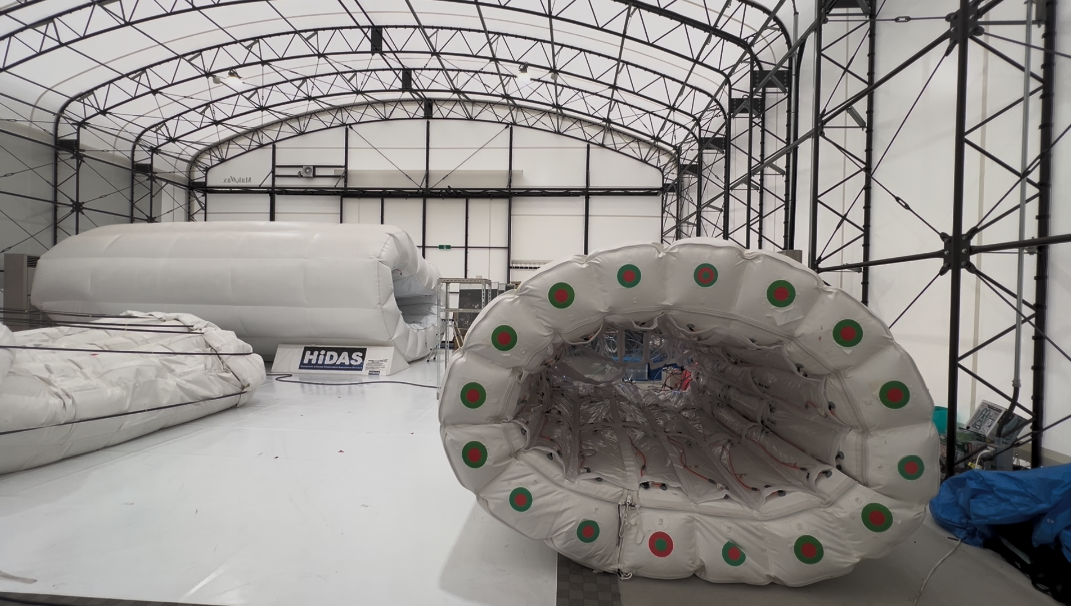
#> input picture study/images/q17.png, 1071 x 606 px, found by its file name
$ python detect_photo.py
#> lines starting #> are read from the running program, lines starting #| are printed output that depends on the picture; after the words box and inside, x2 and y2 are one past the last pixel; in counts of white or black regions, pixels touching at a corner belong together
## マーカー検出コード（入力出力：画像　角度も描画）

import cv2
import numpy as np
import math


def find_circles(mask, MIN_AREA):
    contours, _ = cv2.findContours(mask, cv2.RETR_EXTERNAL, cv2.CHAIN_APPROX_SIMPLE)
    circles = []

    for cnt in contours:
        area = cv2.contourArea(cnt)
        if area < MIN_AREA:
            continue

        (x, y), r = cv2.minEnclosingCircle(cnt)
        circles.append(((int(x), int(y)), r))

    return circles


def get_color_name(hsv_pixel):
    h, s, v = hsv_pixel

    if s < 50 or v < 50:
        return "unknown"

    if (0 <= h <= 5) or (177 <= h <= 180):
        return "red"

    if 55 <= h <= 80:
        return "green"

    return "unknown"


def majority_color(colors):
    red = colors.count("red")
    green = colors.count("green")

    if red > green:
        return "red"
    elif green > red:
        return "green"
    return "unknown"


def sample_color_at_radius(hsv, center, radius):
    cx, cy = center
    height, width = hsv.shape[:2]

    angles = [0, 45, 90, 135, 180, 225, 270, 315]
    colors = []

    for deg in angles:
        rad = math.radians(deg)
        x = int(cx + math.cos(rad) * radius)
        y = int(cy + math.sin(rad) * radius)

        if 0 <= x < width and 0 <= y < height:
            colors.append(get_color_name(hsv[y, x]))

    return majority_color(colors)


def judge_marker_type(hsv, center, outer_radius):
    inner_color = sample_color_at_radius(hsv, center, outer_radius * 0.18)
    middle_color = sample_color_at_radius(hsv, center, outer_radius * 0.48)
    outer_color = sample_color_at_radius(hsv, center, outer_radius * 0.78)

    # 基準ID9：内緑・中赤・外緑
    if inner_color == "green" and middle_color == "red" and outer_color == "green":
        marker_type = 9

    # 基準ID1：内緑・外赤
    elif inner_color == "green" and outer_color == "red":
        marker_type = 1

    # 通常マーカー：内赤・外緑
    elif inner_color == "red" and outer_color == "green":
        marker_type = 0

    else:
        marker_type = -1

    return marker_type, inner_color, middle_color, outer_color


def angle_from_center(point, hid_center):
    x, y = point
    cx, cy = hid_center

    # 画像座標はy軸が下向きなので、数学座標として扱う
    return math.atan2(-(y - cy), x - cx)


def assign_ids_by_order(markers):
    if len(markers) == 0:
        return markers, None

    # HIDAS中心
    hid_cx = sum(m["center"][0] for m in markers) / len(markers)
    hid_cy = sum(m["center"][1] for m in markers) / len(markers)
    hid_center = (hid_cx, hid_cy)

    for m in markers:
        m["angle"] = angle_from_center(m["center"], hid_center)
        m["angle_deg"] = math.degrees(m["angle"])

    # 角度順に並べる
    markers_sorted = sorted(markers, key=lambda m: m["angle"])

    base_index = None
    base_id = None

    # ID1を優先して基準にする
    for i, m in enumerate(markers_sorted):
        if m["type"] == 1:
            base_index = i
            base_id = 1
            break

    # ID1が見えなければID9を基準にする
    if base_index is None:
        for i, m in enumerate(markers_sorted):
            if m["type"] == 9:
                base_index = i
                base_id = 9
                break

    # ID1もID9も見えない場合
    if base_index is None:
        for m in markers_sorted:
            m["assigned_id"] = -1
        return markers_sorted, hid_center

    n = len(markers_sorted)

    for i in range(n):
        m = markers_sorted[i]

        # 検出できたID1とID9は絶対固定
        if m["type"] == 1:
            m["assigned_id"] = 1
            continue

        if m["type"] == 9:
            m["assigned_id"] = 9
            continue

        # 時計回り(CW)にIDを補完
        offset = (base_index - i) % n
        assigned_id = ((base_id - 1 + offset) % 16) + 1
        m["assigned_id"] = assigned_id

    return markers_sorted, hid_center


# =========================
# パラメータ
# =========================
MAX_CENTER_DISTANCE = 8
RADIUS_RATIO_MIN = 0.2
RADIUS_RATIO_MAX = 0.8
MIN_AREA = 15

# =========================
# 入力画像
# =========================
input_path = "q17.png"
output_path = "output_marker_result.jpg"

image = cv2.imread(input_path)
#> image is the input picture: shape (606, 1071, 3); mean B, G, R 140.1, 142.7, 145.9
if image is None:
    raise FileNotFoundError(f"入力画像が見つかりません: {input_path}")

hsv = cv2.cvtColor(image, cv2.COLOR_BGR2HSV)
#> hsv: shape (606, 1071, 3); mean H, S, V 41, 19.6, 147.1

# 赤色マスク
red1 = cv2.inRange(hsv, (0, 100, 0), (5, 255, 255))
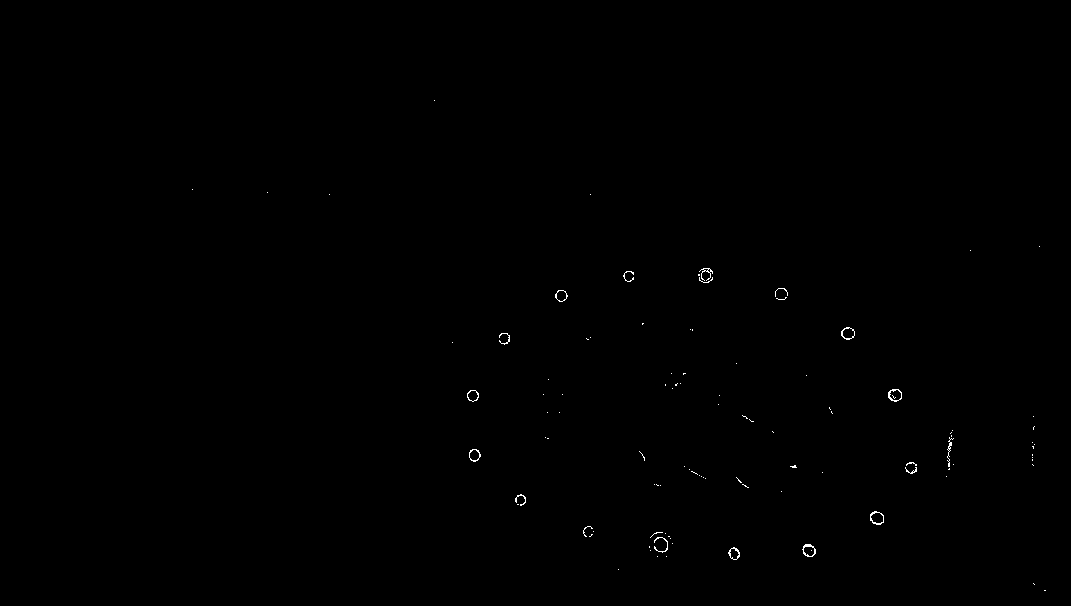
#> red1: shape (606, 1071); 0.16% white in thin lines or dots, all inside (x1, y1, x2, y2) = (192, 100, 1046, 591)
red2 = cv2.inRange(hsv, (177, 100, 0), (180, 255, 255))
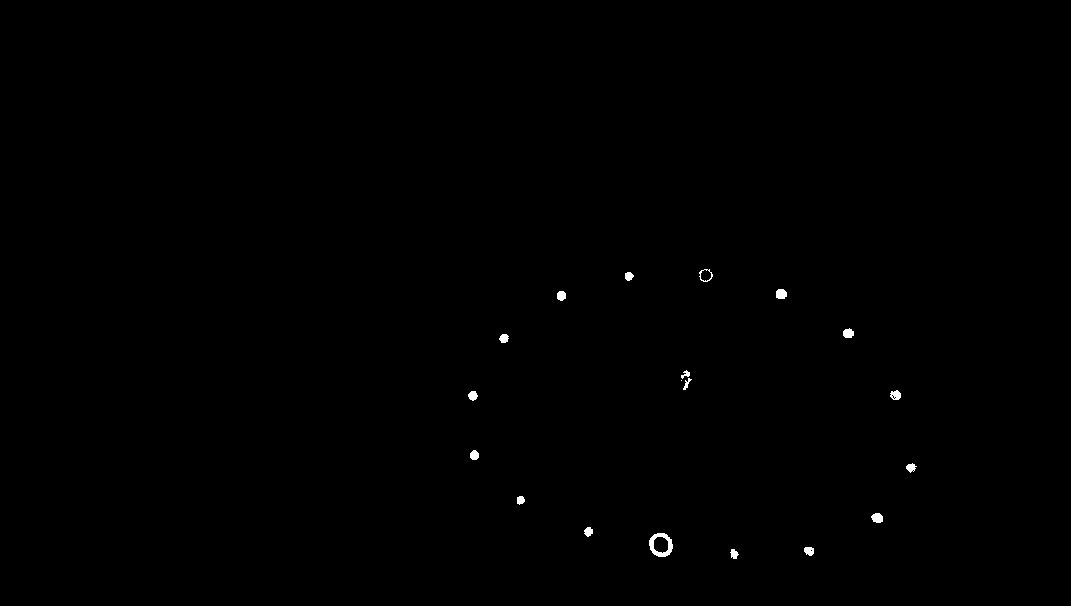
#> red2: shape (606, 1071); 0.22% white; 19 white regions (1 under 20 px), largest, box (x1, y1, x2, y2) and area: (649, 533, 673, 557) 273, (776, 289, 787, 299) 95, (871, 513, 883, 523) 94
red_mask = cv2.bitwise_or(red1, red2)
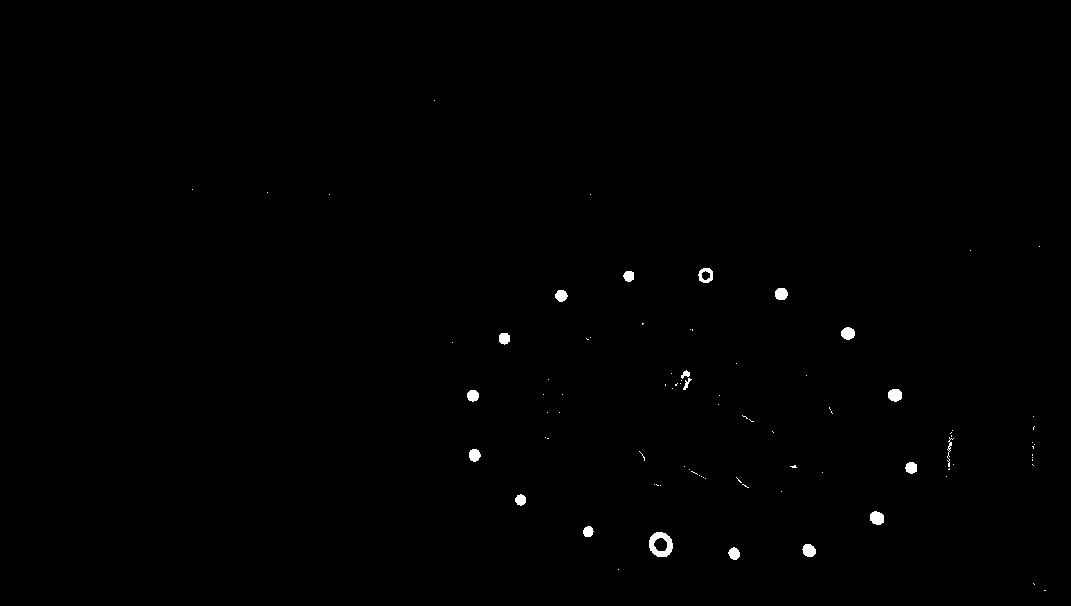
#> red_mask: shape (606, 1071); 0.38% white; 88 white regions (69 under 20 px), largest, box (x1, y1, x2, y2) and area: (649, 532, 673, 557) 350, (870, 511, 884, 525) 157, (888, 389, 902, 402) 148

# 緑色マスク
green_mask = cv2.inRange(hsv, (55, 60, 0), (80, 255, 255))
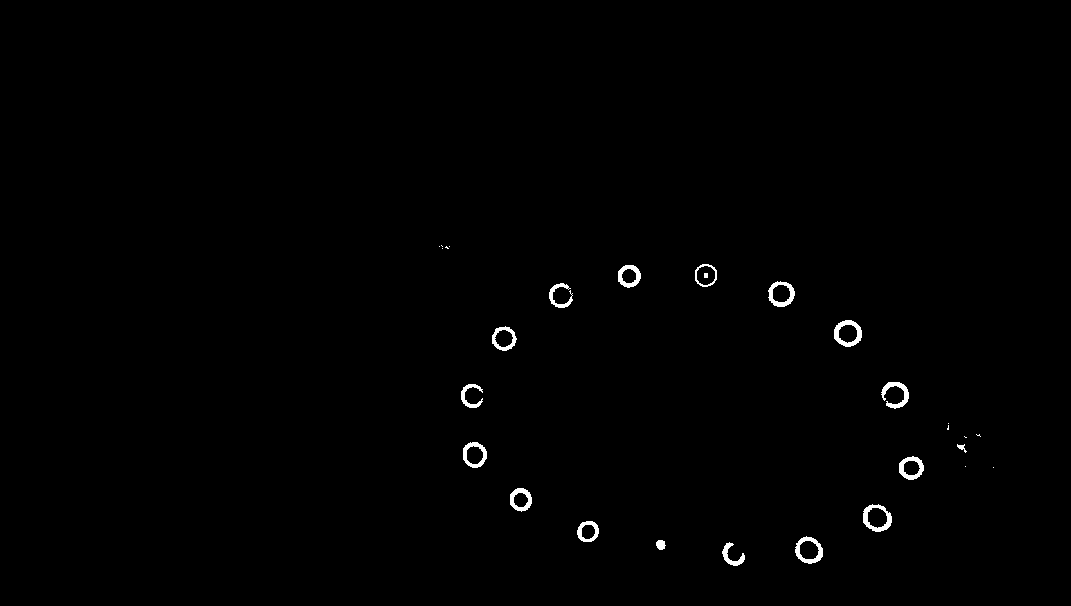
#> green_mask: shape (606, 1071); 0.63% white; 29 white regions (11 under 20 px)

red_circles = find_circles(red_mask, MIN_AREA)
#> in find_circles, `contours, _ = cv2.findContours(mask, cv2.RETR_EXTERNAL, cv2.CHAIN_APPR..`: contours = 88 contours, 70 with area under 20; largest, box (x1, y1, x2, y2) and area: (649, 532, 673, 557) 445, (698, 268, 713, 283) 162, (870, 511, 884, 525) 136, (888, 389, 902, 402) 128, (802, 544, 816, 557) 121
#> the loop in find_circles, `for cnt in contours:` made 88 passes
#> (area, x, y, r) on passes 4, 5, 6, 7, 8, 9, 29, 34: (95.5, 734.1, 553.1, 6.2), (121, 808.8, 549.8, 6.96), (445, 660.8, 544.1, 13), (77.5, 587.5, 531, 5.59), (136, 876.5, 518, 7.63), (82, 520.2, 499.5, 5.55), (95, 911, 467.5, 6.1), (102, 474, 454.8, 6.26)
#> after the loop in find_circles, `for cnt in contours:`: circles = 19 items
#> red_circles = 19 items
green_circles = find_circles(green_mask, MIN_AREA)
#> in find_circles (call 2), `contours, _ = cv2.findContours(mask, cv2.RETR_EXTERNAL, cv2.CHAIN_APPR..`: contours = 28 contours, 11 with area under 20; largest, box (x1, y1, x2, y2) and area: (863, 504, 892, 532) 584, (834, 320, 862, 347) 555, (795, 536, 823, 564) 547, (768, 281, 795, 307) 502, (463, 442, 487, 468) 460
#> the loop in find_circles (call 2), `for cnt in contours:` made 28 passes
#> (area, x, y, r) on passes 1, 2, 3, 4, 5, 6, 9, 10: (159.5, 733.5, 553, 12.5), (62.5, 660.4, 544.4, 5.05), (547, 809, 549.5, 14.53), (342, 587.5, 531, 11.24), (583.5, 877, 517, 15.26), (380.5, 520.4, 499.3, 11.76), (426, 910.7, 467.3, 12.61), (23.5, 961.5, 447.5, 5.7)
#> green_circles = 17 items

candidates = []

for center_r, r_r in red_circles:
    for center_g, r_g in green_circles:
        dist = np.linalg.norm(np.array(center_r) - np.array(center_g))

        small_r = min(r_r, r_g)
        large_r = max(r_r, r_g)
        ratio = small_r / large_r

        if dist < MAX_CENTER_DISTANCE and RADIUS_RATIO_MIN < ratio < RADIUS_RATIO_MAX:
            cx = int((center_r[0] + center_g[0]) / 2)
            cy = int((center_r[1] + center_g[1]) / 2)

            candidates.append({
                "center": (cx, cy),
                "outer_radius": large_r,
                "red": (center_r, r_r),
                "green": (center_g, r_g)
            })
#> this loop made 19 passes
#> (center_r, r_r) on passes 1 to 8: ((734, 553), 6.2), ((808, 549), 6.96), ((660, 544), 13), ((587, 531), 5.59), ((876, 518), 7.63), ((520, 499), 5.55), ((911, 467), 6.1), ((474, 454), 6.26)
#> after the loop, candidates = 16 items


# 中心が近い候補は外径が大きいものだけ残す
final_candidates = []

for cand in sorted(candidates, key=lambda c: c["outer_radius"], reverse=True):
    keep = True

    for saved in final_candidates:
        d = np.linalg.norm(np.array(cand["center"]) - np.array(saved["center"]))
        if d < MAX_CENTER_DISTANCE:
            keep = False
            break

    if keep:
        final_candidates.append(cand)
#> this loop made 16 passes
#> after the loop, final_candidates = 16 items


markers = []

for cand in final_candidates:
    center = cand["center"]
    outer_radius = cand["outer_radius"]

    marker_type, inner_color, middle_color, outer_color = judge_marker_type(
        hsv, center, outer_radius
    )

    markers.append({
        "center": center,
        "outer_radius": outer_radius,
        "red": cand["red"],
        "green": cand["green"],
        "type": marker_type,
        "inner_color": inner_color,
        "middle_color": middle_color,
        "outer_color": outer_color,
        "assigned_id": -1,
        "angle": 0,
        "angle_deg": 0
    })
#> this loop made 16 passes
#> outer_radius on passes 1 to 5: 15.26, 14.53, 14.19, 13.97, 13.42


# 時計回りにIDを付与
markers, hid_center = assign_ids_by_order(markers)
#> the loop in assign_ids_by_order, `for m in markers:` made 16 passes
#> the loop in assign_ids_by_order, `for i, m in enumerate(markers_sorted):` made 4 passes


# =========================
# HIDAS中心を描画
# =========================
if hid_center is not None:
    hx, hy = int(hid_center[0]), int(hid_center[1])

    cv2.circle(image, (hx, hy), 7, (0, 255, 255), -1)
#> image: shape (606, 1071, 3); 0.02% of pixels changed, all inside (x1, y1, x2, y2) = (677, 412, 692, 427)
    cv2.circle(image, (hx, hy), 12, (0, 255, 255), 2)
#> image: shape (606, 1071, 3); mean B, G, R 140.1, 142.8, 146

    cv2.putText(
        image,
        "HIDAS CENTER",
        (hx + 10, hy - 10),
        cv2.FONT_HERSHEY_SIMPLEX,
        0.6,
        (0, 255, 255),
        2
    )
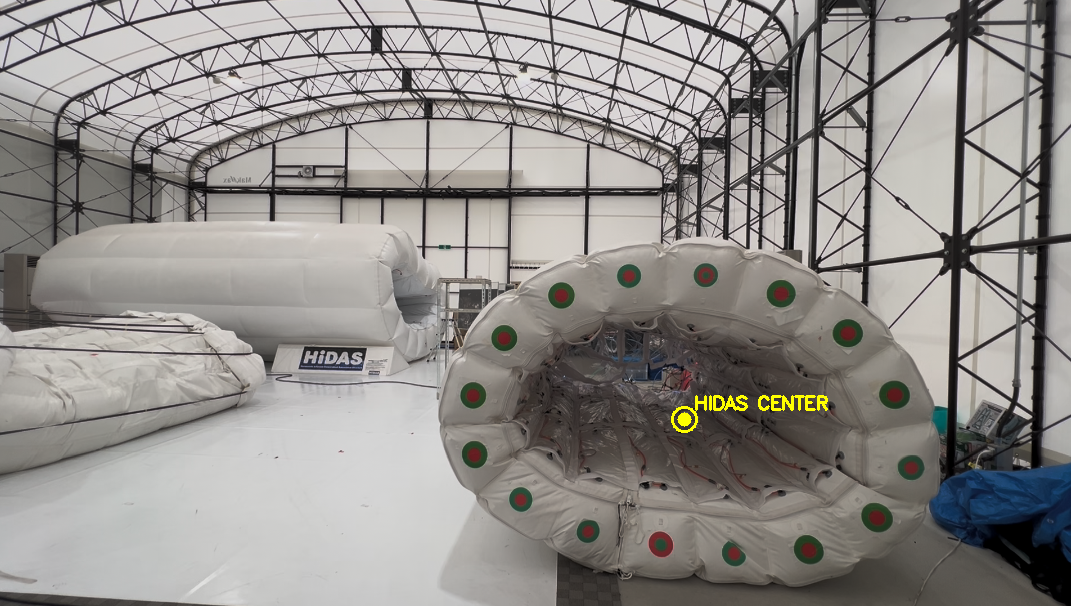
#> image: shape (606, 1071, 3); mean B, G, R 140, 143.2, 146.3


# =========================
# マーカー描画
# =========================
for m in markers:
    center = m["center"]
    center_r, r_r = m["red"]
    center_g, r_g = m["green"]

    # HIDAS中心からマーカー中心への線
    if hid_center is not None:
        hx, hy = int(hid_center[0]), int(hid_center[1])
        cv2.line(image, (hx, hy), center, (0, 255, 255), 1)

    cv2.circle(image, center, 4, (255, 0, 255), -1)
    cv2.circle(image, center_r, int(r_r), (0, 0, 255), 1)
    cv2.circle(image, center_g, int(r_g), (0, 255, 0), 1)

    # ID表示
    cv2.putText(
        image,
        f"ID:{m['assigned_id']}",
        (center[0] - 25, center[1] - 25),
        cv2.FONT_HERSHEY_SIMPLEX,
        0.7,
        (255, 0, 0),
        2
    )

    # 角度表示
    cv2.putText(
        image,
        f"{m['angle_deg']:.1f}deg",
        (center[0] - 35, center[1] + 25),
        cv2.FONT_HERSHEY_SIMPLEX,
        0.5,
        (0, 255, 255),
        2
    )
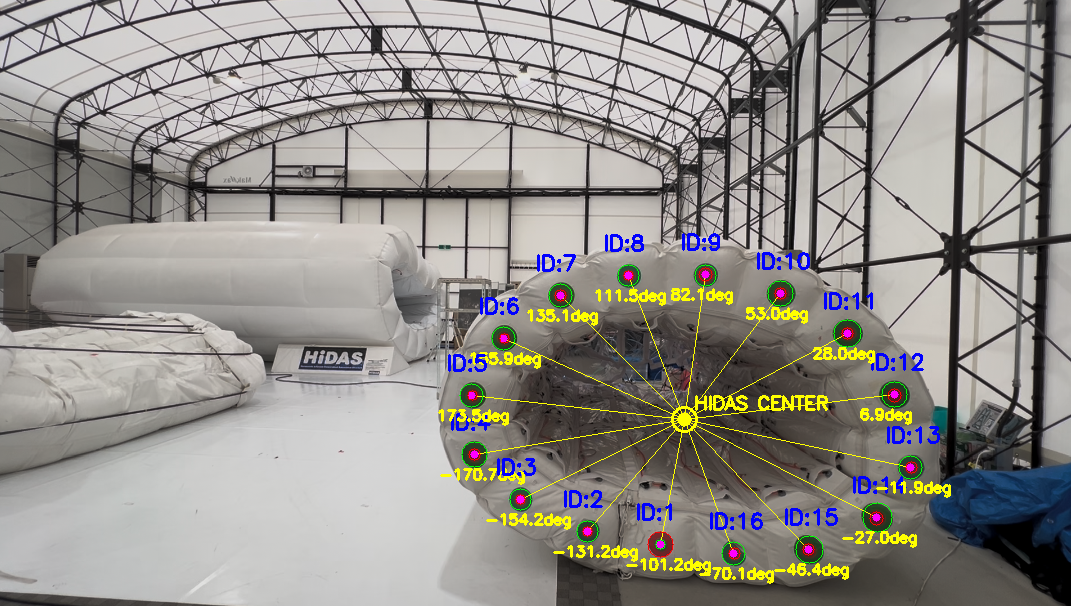
#> image: shape (606, 1071, 3); 2.75% of pixels changed, all inside (x1, y1, x2, y2) = (438, 233, 951, 584)


# =========================
# 出力画像を保存
# =========================
cv2.imwrite(output_path, image)

print(f"検出マーカー数: {len(markers)}")
#| 検出マーカー数: 16
print(f"出力画像を保存しました: {output_path}")

for m in markers:
    print(
        f"ID:{m['assigned_id']} "
        f"type:{m['type']} "
        f"center:{m['center']} "
        f"angle:{m['angle_deg']:.1f}deg "
        f"colors:{m['inner_color']}-{m['middle_color']}-{m['outer_color']}"
    )
